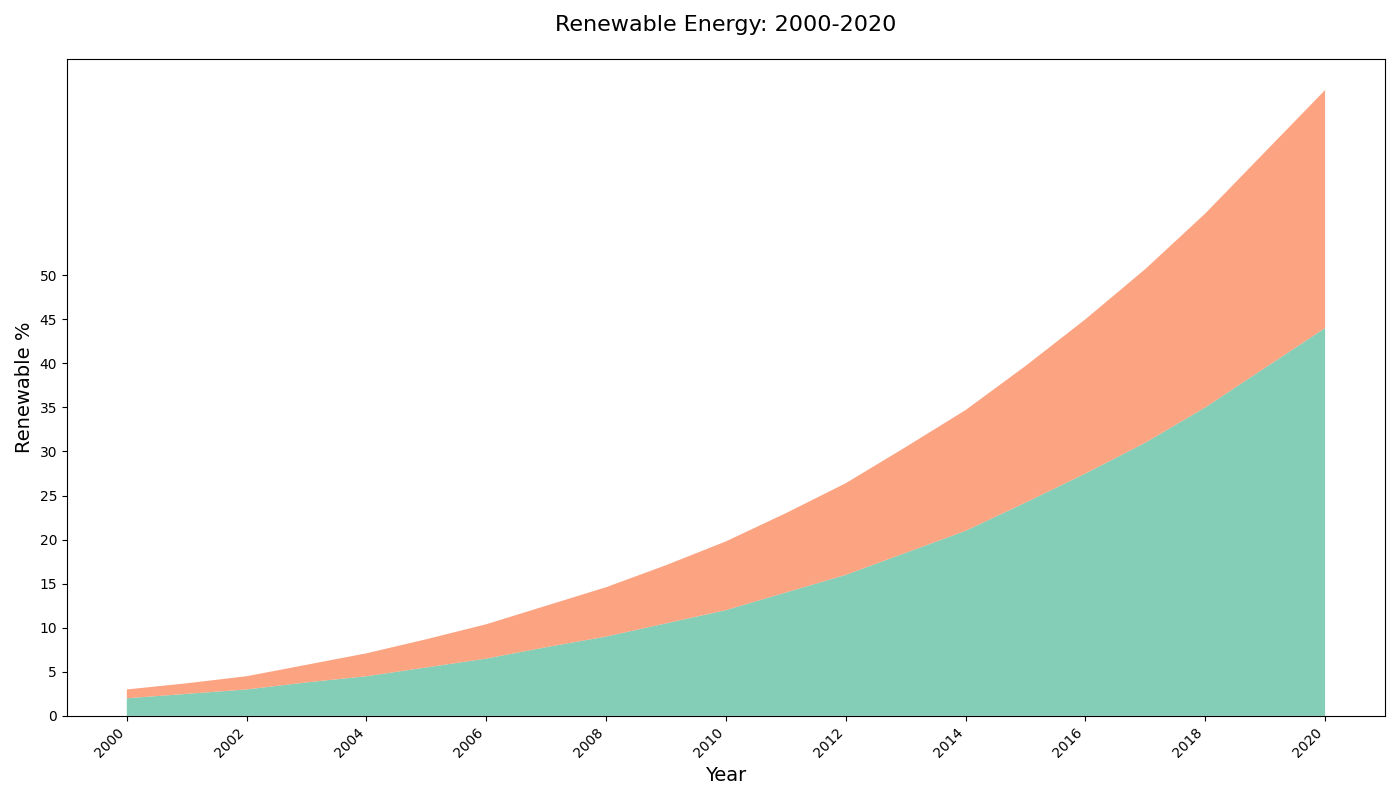

Here is the Python script that generated this plot:
import matplotlib.pyplot as plt
import numpy as np

years = np.arange(2000, 2021)

residential = [2, 2.5, 3, 3.8, 4.5, 5.5, 6.5, 7.8, 9, 10.5, 12, 14, 16, 18.5, 21, 24.2, 27.5, 31, 35, 39.5, 44]
commercial = [1, 1.2, 1.5, 2, 2.6, 3.2, 3.9, 4.7, 5.6, 6.6, 7.8, 9, 10.4, 12, 13.7, 15.5, 17.5, 19.7, 22, 24.5, 27]

fig, ax = plt.subplots(figsize=(14, 8))

ax.stackplot(years, residential, commercial, colors=['#66c2a5', '#fc8d62'], alpha=0.8)

ax.set_title("Renewable Energy: 2000-2020", fontsize=16, pad=20)
ax.set_xlabel("Year", fontsize=14)
ax.set_ylabel("Renewable %", fontsize=14)

ax.set_xticks(years[::2])
ax.set_yticks(np.arange(0, 51, 5))
ax.set_xticklabels(years[::2], rotation=45, ha='right')

plt.tight_layout()

plt.show()
